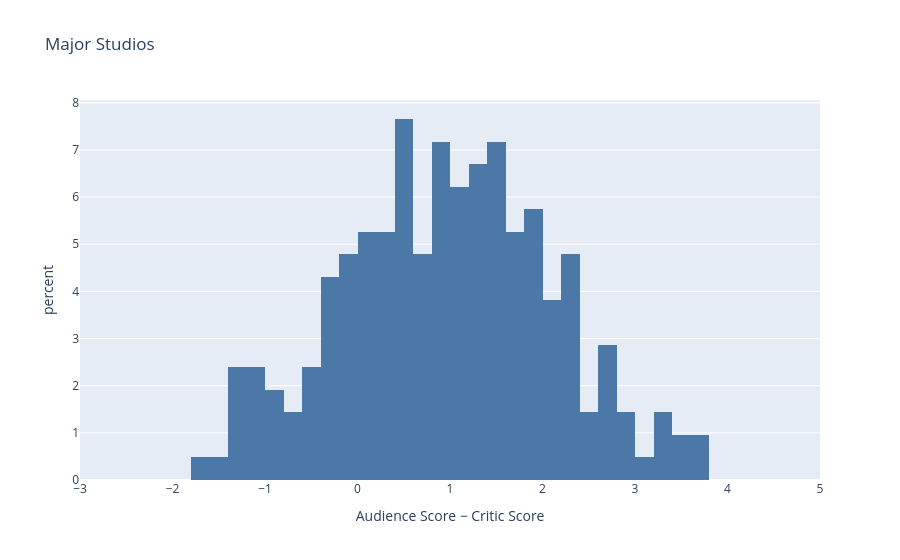

Source (notebook cell):
### Code cell
fig_major = px.histogram(
    major_df,
    x="gap",
    histnorm="percent",
    color_discrete_sequence=["#4C78A8"],
    labels={
        "gap": "Audience Score − Critic Score",
        "percent": "Percentage of Movies"
    },
    title="Major Studios"
)
fig_major.update_xaxes(range=[-3, 5])
fig_major.update_traces(
    xbins=dict(
        start=-3,
        end=5,
        size=0.2
    )
)
fig_major.show()

### Figure 1 — Plotly figure (JSON) as saved in the notebook; plotly's stock layout.template omitted (floating-point values rounded to 4 significant figures; data arrays with more than 128 entries replaced by an {"elided": "..."} marker saying what was removed)
{"data": [{"bingroup": "x", "histnorm": "percent", "hovertemplate": "Audience Score − Critic Score=%{x}<br>percent=%{y}<extra></extra>", "legendgroup": "", "marker": {"color": "#4C78A8", "pattern": {"shape": ""}}, "name": "", "orientation": "v", "showlegend": false, "type": "histogram", "x": {"elided": "209 float values"}, "xaxis": "x", "xbins": {"end": 5, "size": 0.2, "start": -3}, "yaxis": "y"}], "layout": {"barmode": "relative", "legend": {"tracegroupgap": 0}, "title": {"text": "Major Studios"}, "xaxis": {"anchor": "y", "domain": [0, 1], "range": [-3, 5], "title": {"text": "Audience Score − Critic Score"}}, "yaxis": {"anchor": "x", "domain": [0, 1], "title": {"text": "percent"}}}}
